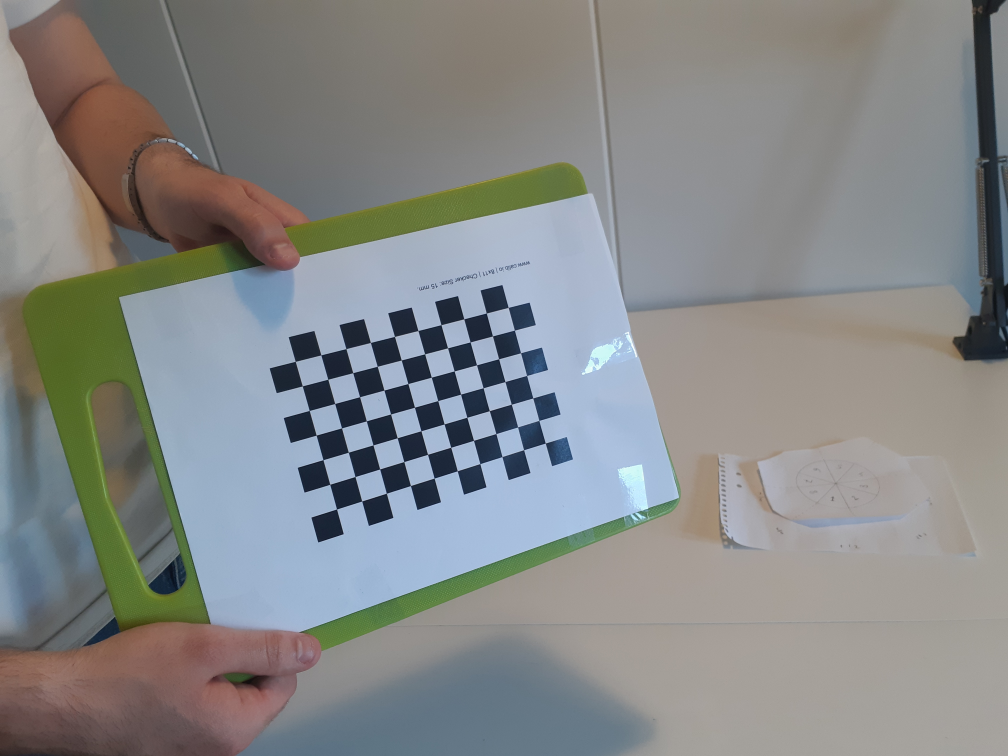
#> input picture data/Pictures/Jussi/calibration_jussi_resized/0.jpg, 4032 x 3024 px (shown at 1/4 size); its folder holds 4 pictures in this run
$ python camera.py
#> lines starting #> are read from the running program, lines starting #| are printed output that depends on the picture
import numpy as np
import cv2
import glob
import matplotlib.pyplot as plt

# BOARD_DIMS = (22, 13)
# BOARD_DIMS = (8, 6)
BOARD_DIMS = (10, 7)

class Camera:
    ''' Holds camera atributes
    Parameters:
        string calibrationImgPath: path to calibration images
        int cameraNr: number of the camera, like an id
        npArr K: intridtic matrix of the camera TODO: probably remove this one
        boolean calibrated: if calibrated or not
    '''
    def __init__(self, calibrationImgPath, objImgPath, cameraNr = 0, K = [], calibrated = False):
        self.K = []
        self.objImgPath = objImgPath                 # path to cameras picture of object
        self.calibrationImgPath = calibrationImgPath # path to folder where calibration images are
        self.calibrationPoints = []
        self.objPoints = []
        self.cameraNr = cameraNr
        self.imgPaths = self.__setImgPaths()
        self.rectifiedImages = None# self.getImages() TODO: i'm getting out of memory error from this one

        if calibrated:
            self.K = self.__getKFromFile() # get calibrated K from file
            self.calibrationPoints = self.__getCalibrationPointsFromFile()
            self.objPoints = self.__getObjPointsFromFile()

        else: # save new data if not already calculated
            self.__calibrate()
            self.__saveK()
            self.__saveCalibrationPoints()
            self.__saveObjPoints()
        return

    def __calibrate(self):
        print(f'calibrating camera {self.cameraNr}')
        # termination criteria
        criteria = (cv2.TERM_CRITERIA_EPS + cv2.TERM_CRITERIA_MAX_ITER, 30, 0.001)

        # calibrate camera with checkboard images
        images = self.__getCalibrationImages()
        objPoints = []
        imgPoints = []
        gray = []

        objP = getObjPoints() # make checkersPoints
        counter = 1
        for img in images:
            gray = cv2.cvtColor(img, cv2.COLOR_BGR2GRAY)
            ret, corners = cv2.findChessboardCorners(gray, BOARD_DIMS, None)

            print(f"corners found {ret}")
            print(f"image nr:{counter} being processed")
            counter += 1
            if ret: # if it finds the corners
                accuCorners = cv2.cornerSubPix(gray,corners,(11,11),(-1,-1),criteria)
                objPoints.append(objP)
                imgPoints.append(accuCorners)

        objPoints = np.asarray(objPoints).astype(np.float32)
        imgPoints = np.asarray(imgPoints)

        self.objPoints = objPoints
        self.calibrationPoints = imgPoints
        ret, mtx, dist, rvecs, tvecs = cv2.calibrateCamera(objPoints, imgPoints, gray.shape[::-1],None,None)

        print(f'distortion: {dist}')


        self.K = mtx
        return

    def __saveK(self):
        np.save("data/cameraData/camera" + str(self.cameraNr) + '/kMatrix', self.K)
        return

    def __saveCalibrationPoints(self):
        np.save("data/cameraData/camera" + str(self.cameraNr) + '/calibrationPoints', self.calibrationPoints)

    def __saveObjPoints(self):
        np.save("data/cameraData/camera" + str(self.cameraNr) + '/objPoints', self.objPoints)

    def __getKFromFile(self):
        K = np.load("data/cameraData/camera" + str(self.cameraNr) + '/kMatrix' + '.npy')
        return K

    def __getCalibrationPointsFromFile(self):
        points = np.load("data/cameraData/camera" + str(self.cameraNr) + '/calibrationPoints' + '.npy')
        return points

    def __getObjPointsFromFile(self):
        points = np.load("data/cameraData/camera" + str(self.cameraNr) + '/objPoints' + '.npy')
        return points

    def __getCalibrationImages(self):
        images = [cv2.imread(file) for file in glob.glob(self.calibrationImgPath + "*.jpg")]
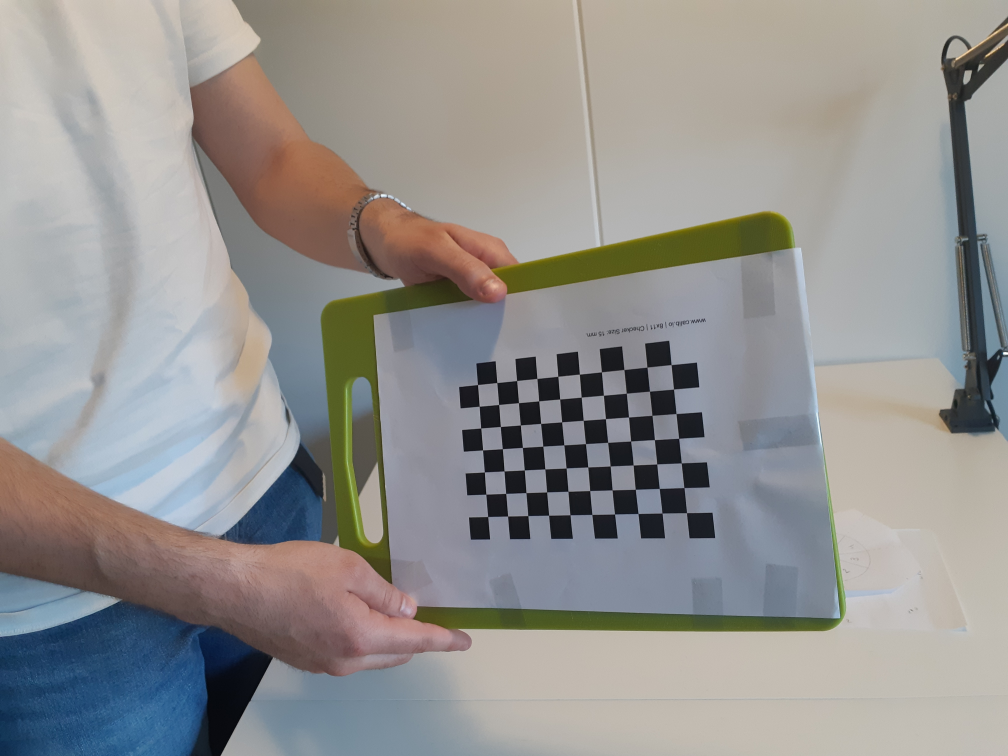
#> input picture data/Pictures/Jussi/calibration_jussi_resized/1.jpg, 4032 x 3024 px (shown at 1/4 size)
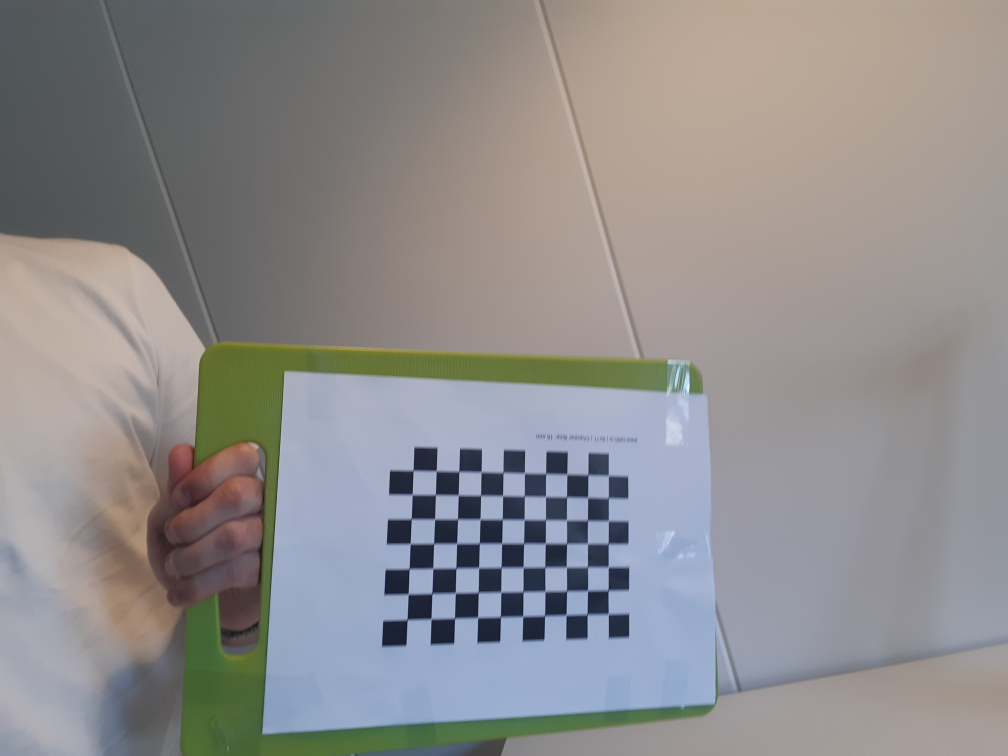
#> input picture data/Pictures/Jussi/calibration_jussi_resized/10.jpg, 4032 x 3024 px (shown at 1/4 size)
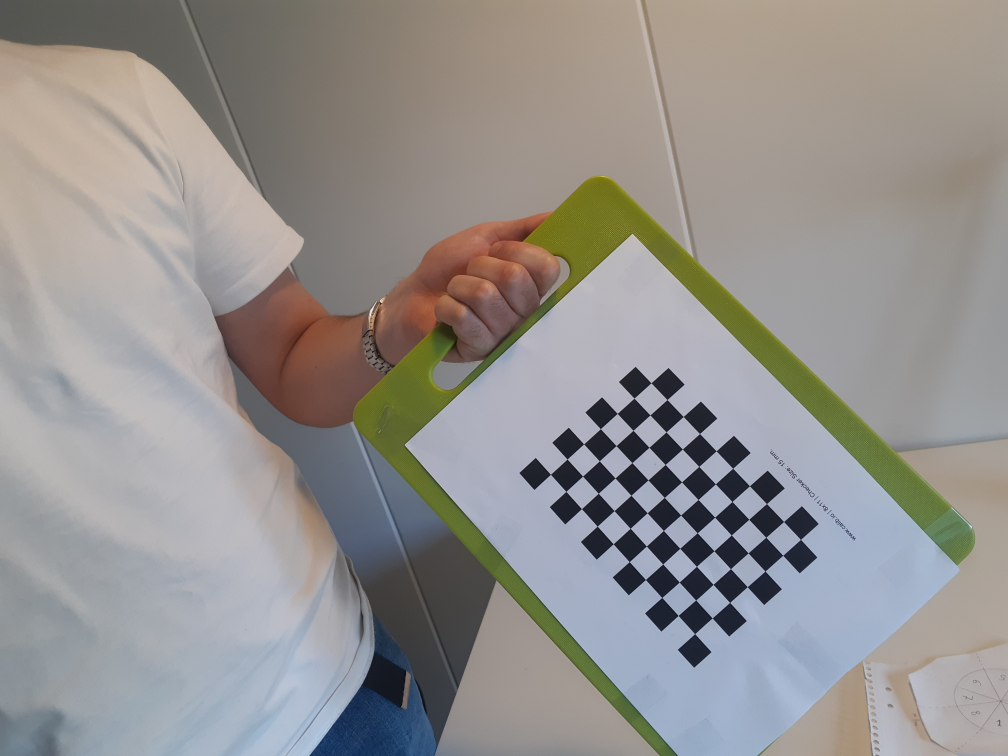
#> input picture data/Pictures/Jussi/calibration_jussi_resized/11.jpg, 4032 x 3024 px (shown at 1/4 size)
#> images = 4 items
        return images

    def __setImgPaths(self):
        images = [str(file) for file in glob.glob(self.objImgPath + "*.jpg")]
        return images

    def getCalibrationPoints(self):
        return self.calibrationPoints

    def getObjPoints(self):
        return self.objPoints

    def getImages(self):
        # get images associated with this camera from path parameter
        images = [cv2.imread(file) for file in glob.glob(self.objImgPath + "*.jpg")]

        # raise error if no images found
        if len(images) == 0:
            raise Exception(f'No images found with path {self.objImgPath}')
        return images

    def getImg(self, idx):
        ''' gets a specific image from the folder of images
        Parameters:
            idx: index of image to be retreived
        Returns:
            img: the image object
        '''
        return cv2.imread(self.imgPaths[idx], cv2.IMREAD_GRAYSCALE)

    def getK(self):
        # return intristic matrix
        return self.K

    def getCameraNo(self):
        return self.cameraNr

    def setRectifiedImages(self, imgsList):
        self.rectifiedImages = imgsList
        return

    def getRectifiedImages(self):
        return self.rectifiedImages


def getObjPoints(squareLength = 30):
    ''' returns manifacturd objPoints for calibration
    Parameters:
        int squareLength: length of the square of the calibration obj
    Returns:
        npArr objPoints: arrar of 3d points
    '''
#> called with squareLength = 30
    objPoints = []
    for i in range(BOARD_DIMS[0]):
        for j in range(BOARD_DIMS[1]):
            point = (i*squareLength, j*squareLength, 0.0)
            objPoints.append(point)
    return np.asarray(objPoints)

if __name__ == "__main__":

    calibrationPath = "data/Pictures/Jussi/calibration_jussi_resized/"
    objPath = "data/Pictures/Jussi/cornflakes_jussi_resized/"
    camera = Camera(calibrationPath, objPath, calibrated=False)
#> the loop in __calibrate, `for img in images:` made 4 passes
#| corners found True
#| image nr:1 being processed
#| corners found True
#| image nr:2 being processed
#| corners found True
#| image nr:3 being processed
#| corners found True
#| image nr:4 being processed
#> pass 1, in __calibrate, `gray = cv2.cvtColor(img, cv2.COLOR_BGR2GRAY)`:
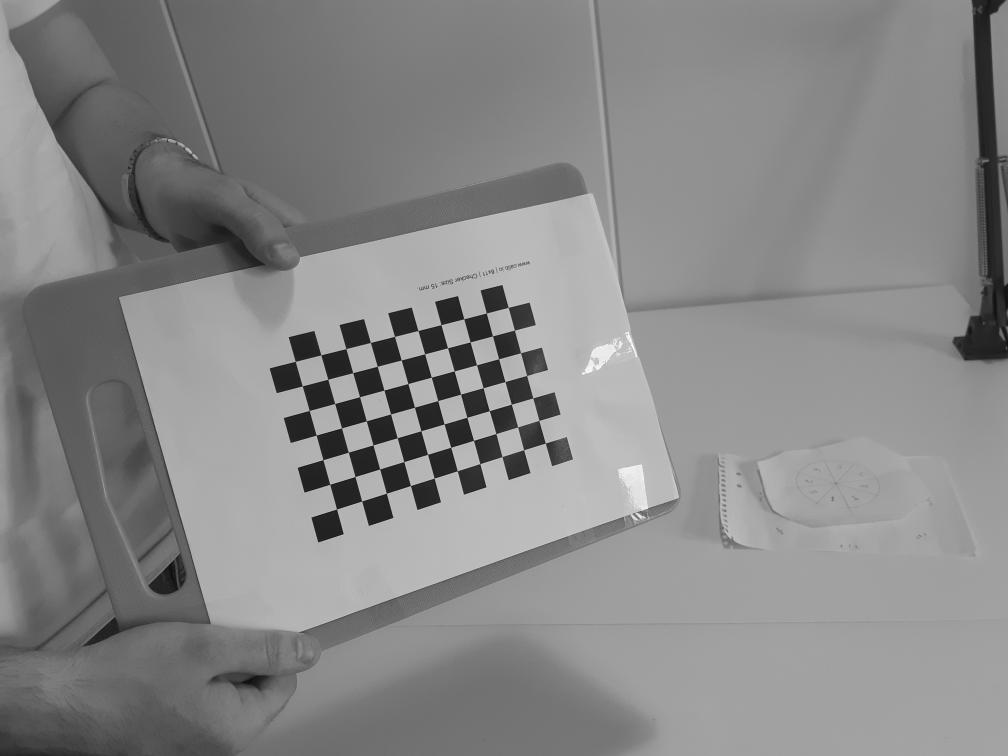
#> gray: shape (3024, 4032) (shown at 1/4 size); min 6, max 255, mean 135.3
#> pass 3, in __calibrate, `gray = cv2.cvtColor(img, cv2.COLOR_BGR2GRAY)`:
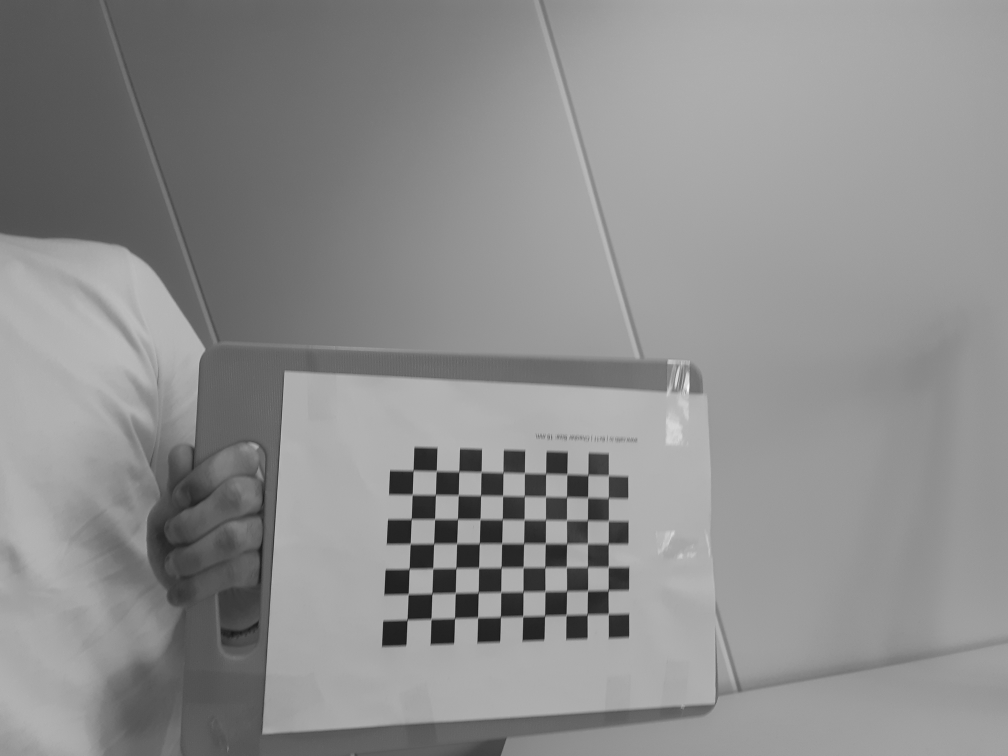
#> gray: shape (3024, 4032) (shown at 1/4 size); min 8, max 251, mean 141.2
#> after the loop in __calibrate, `for img in images:`:
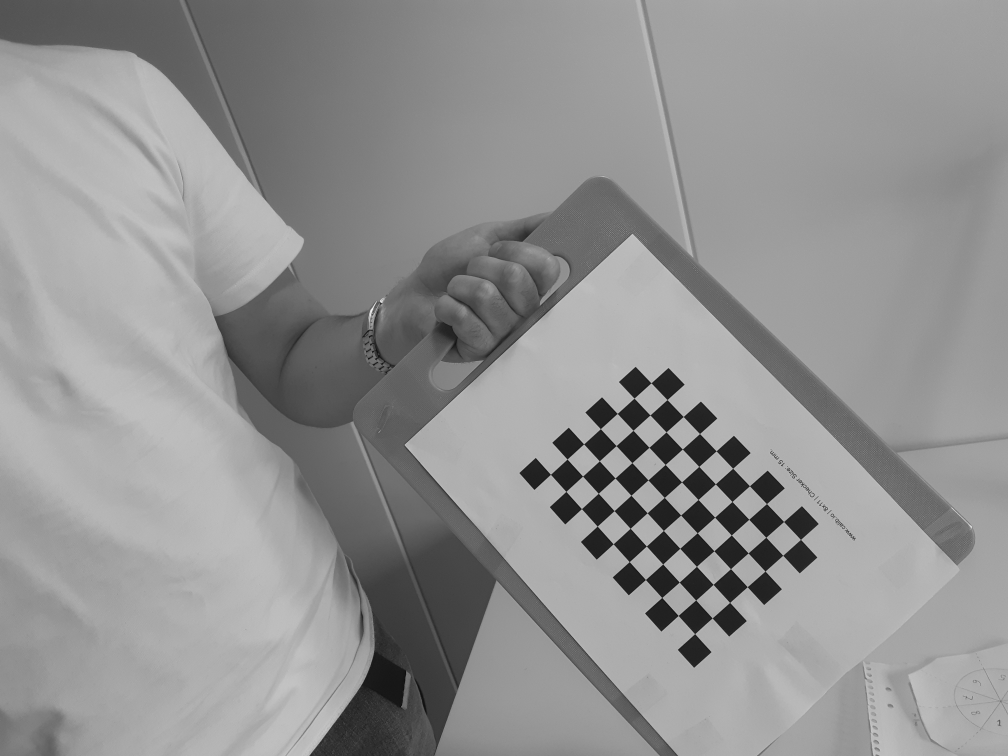
#> gray: shape (3024, 4032) (shown at 1/4 size); min 2, max 255, mean 146.1
#> after the loop in __calibrate, `for img in images:`: counter = 5; imgPoints = 4 items
#> in __calibrate, `ret, mtx, dist, rvecs, tvecs = cv2.calibrateCamera(objPoints, imgPoint..`: ret = 468.2; mtx = [[672, 0, 2015.5], [0, 2901.4, 1511.5], [0, 0, 1]]; dist = [[-0.105, 0.00293, 0.00273, 0.0353, -1.99e-05]]; rvecs = ([-1.21, 2.07, 1.81], [0.303, -1.54, -1.82], [0.73, -1.7, -1.57], [-1.75, -0.106, -0.0551]); tvecs = ([-160.9, 93.89, 645.2], [472.1, 174.3, 822.3], [124.5, 350.2, 997], [-135.1, 10.95, 75.91])
#| distortion: [[-1.04853394e-01  2.92759218e-03  2.73059084e-03  3.53325068e-02
#|   -1.99153945e-05]]
#> in __calibrate, `self.K = mtx`: self.K = [[672, 0, 2015.5], [0, 2901.4, 1511.5], [0, 0, 1]]
